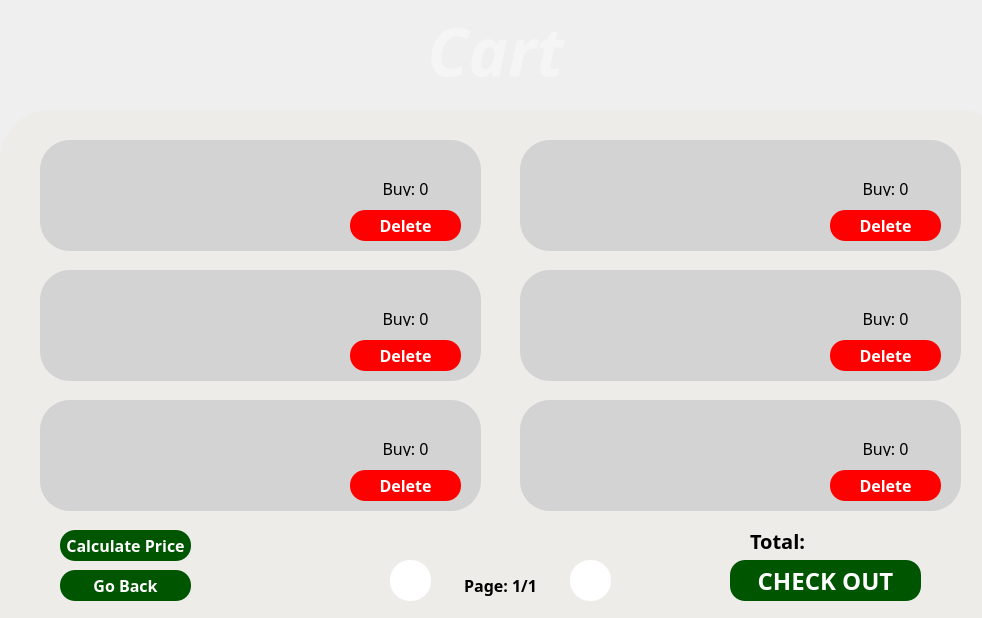
<?xml version="1.0" encoding="UTF-8"?>
<ui version="4.0">
 <class>MainWindow</class>
 <widget class="QMainWindow" name="MainWindow">
  <property name="geometry">
   <rect>
    <x>0</x>
    <y>0</y>
    <width>982</width>
    <height>618</height>
   </rect>
  </property>
  <property name="windowTitle">
   <string>MainWindow</string>
  </property>
  <widget class="QWidget" name="centralwidget">
   <widget class="QPushButton" name="pushButton_2">
    <property name="geometry">
     <rect>
      <x>730</x>
      <y>560</y>
      <width>191</width>
      <height>41</height>
     </rect>
    </property>
    <property name="font">
     <font>
      <family>Sitka</family>
      <pointsize>18</pointsize>
      <italic>false</italic>
      <bold>true</bold>
     </font>
    </property>
    <property name="styleSheet">
     <string notr="true">QPushButton {
	font: 700 18pt &quot;Sitka&quot;;
	color: white;
	background-color: rgb(0, 85, 0);
	border-radius: 15px;
}

QPushButton:hover {
	color: #64AB25;
	background: #333;
	border-radius: 15px;
}</string>
    </property>
    <property name="text">
     <string>CHECK OUT</string>
    </property>
   </widget>
   <widget class="QFrame" name="ProductFrame1">
    <property name="geometry">
     <rect>
      <x>40</x>
      <y>140</y>
      <width>441</width>
      <height>111</height>
     </rect>
    </property>
    <property name="styleSheet">
     <string notr="true">QFrame {
	background: lightgray;
	border-radius: 30px;
}</string>
    </property>
    <property name="frameShape">
     <enum>QFrame::StyledPanel</enum>
    </property>
    <property name="frameShadow">
     <enum>QFrame::Raised</enum>
    </property>
    <widget class="QPushButton" name="DeleteButton1">
     <property name="geometry">
      <rect>
       <x>310</x>
       <y>70</y>
       <width>111</width>
       <height>31</height>
      </rect>
     </property>
     <property name="font">
      <font>
       <family>Sitka</family>
       <pointsize>12</pointsize>
       <italic>false</italic>
       <bold>true</bold>
       <stylestrategy>PreferDefault</stylestrategy>
       <kerning>true</kerning>
      </font>
     </property>
     <property name="styleSheet">
      <string notr="true">QPushButton {
	color: white;
	background: red;
	border-radius: 15px;
}

QPushButton:hover {
	color: darkred;
	background: white;
	border-radius: 15px;
}


</string>
     </property>
     <property name="text">
      <string>Delete</string>
     </property>
    </widget>
    <widget class="QLabel" name="CartProductAmount1">
     <property name="geometry">
      <rect>
       <x>310</x>
       <y>40</y>
       <width>111</width>
       <height>16</height>
      </rect>
     </property>
     <property name="font">
      <font>
       <family>Franklin Gothic Medium Cond</family>
       <pointsize>12</pointsize>
      </font>
     </property>
     <property name="text">
      <string>Buy: 0</string>
     </property>
     <property name="alignment">
      <set>Qt::AlignCenter</set>
     </property>
    </widget>
    <widget class="QLabel" name="CartProductLabel1">
     <property name="geometry">
      <rect>
       <x>170</x>
       <y>30</y>
       <width>121</width>
       <height>16</height>
      </rect>
     </property>
     <property name="font">
      <font>
       <family>Franklin Gothic Medium Cond</family>
       <pointsize>12</pointsize>
      </font>
     </property>
     <property name="text">
      <string/>
     </property>
    </widget>
    <widget class="QLabel" name="CartProductPicture1">
     <property name="geometry">
      <rect>
       <x>20</x>
       <y>10</y>
       <width>131</width>
       <height>91</height>
      </rect>
     </property>
     <property name="styleSheet">
      <string notr="true">QLabel {
	image: url(:/)
}</string>
     </property>
     <property name="text">
      <string/>
     </property>
    </widget>
    <widget class="QLabel" name="CartProductPrice1">
     <property name="geometry">
      <rect>
       <x>170</x>
       <y>80</y>
       <width>121</width>
       <height>16</height>
      </rect>
     </property>
     <property name="font">
      <font>
       <family>Franklin Gothic Medium Cond</family>
       <pointsize>12</pointsize>
      </font>
     </property>
     <property name="text">
      <string/>
     </property>
    </widget>
   </widget>
   <widget class="QPushButton" name="BackButton">
    <property name="geometry">
     <rect>
      <x>60</x>
      <y>570</y>
      <width>131</width>
      <height>31</height>
     </rect>
    </property>
    <property name="font">
     <font>
      <family>Sitka</family>
      <pointsize>12</pointsize>
      <italic>false</italic>
      <bold>true</bold>
      <stylestrategy>PreferDefault</stylestrategy>
      <kerning>true</kerning>
     </font>
    </property>
    <property name="styleSheet">
     <string notr="true">QPushButton {
font: 700 12pt &quot;Sitka&quot;;
	color: white;
	background-color: rgb(0, 85, 0);
	border-radius: 15px;
}

QPushButton:hover {
	color: #64AB25;
	background: #333;
	border-radius: 15px;
}


</string>
    </property>
    <property name="text">
     <string>Go Back</string>
    </property>
   </widget>
   <widget class="QPushButton" name="ReloadButton">
    <property name="geometry">
     <rect>
      <x>60</x>
      <y>530</y>
      <width>131</width>
      <height>31</height>
     </rect>
    </property>
    <property name="font">
     <font>
      <family>Sitka</family>
      <pointsize>12</pointsize>
      <italic>false</italic>
      <bold>true</bold>
      <stylestrategy>PreferDefault</stylestrategy>
      <kerning>true</kerning>
     </font>
    </property>
    <property name="styleSheet">
     <string notr="true">QPushButton {
font: 700 12pt &quot;Sitka&quot;;
color: white;
	background-color: rgb(0, 85, 0);
	border-radius: 15px;
}

QPushButton:hover {
	color: gray;
	background: lightblue;
	border-radius: 15px;
}


</string>
    </property>
    <property name="text">
     <string>Calculate Price</string>
    </property>
   </widget>
   <widget class="QFrame" name="ProductFrame2">
    <property name="geometry">
     <rect>
      <x>520</x>
      <y>140</y>
      <width>441</width>
      <height>111</height>
     </rect>
    </property>
    <property name="styleSheet">
     <string notr="true">QFrame {
	background: lightgray;
	border-radius: 30px;
}</string>
    </property>
    <property name="frameShape">
     <enum>QFrame::StyledPanel</enum>
    </property>
    <property name="frameShadow">
     <enum>QFrame::Raised</enum>
    </property>
    <widget class="QPushButton" name="DeleteButton2">
     <property name="geometry">
      <rect>
       <x>310</x>
       <y>70</y>
       <width>111</width>
       <height>31</height>
      </rect>
     </property>
     <property name="font">
      <font>
       <family>Sitka</family>
       <pointsize>12</pointsize>
       <italic>false</italic>
       <bold>true</bold>
       <stylestrategy>PreferDefault</stylestrategy>
       <kerning>true</kerning>
      </font>
     </property>
     <property name="styleSheet">
      <string notr="true">QPushButton {
	color: white;
	background: red;
	border-radius: 15px;
}

QPushButton:hover {
	color: darkred;
	background: white;
	border-radius: 15px;
}


</string>
     </property>
     <property name="text">
      <string>Delete</string>
     </property>
    </widget>
    <widget class="QLabel" name="CartProductAmount2">
     <property name="geometry">
      <rect>
       <x>310</x>
       <y>40</y>
       <width>111</width>
       <height>16</height>
      </rect>
     </property>
     <property name="font">
      <font>
       <family>Franklin Gothic Medium Cond</family>
       <pointsize>12</pointsize>
      </font>
     </property>
     <property name="text">
      <string>Buy: 0</string>
     </property>
     <property name="alignment">
      <set>Qt::AlignCenter</set>
     </property>
    </widget>
    <widget class="QLabel" name="CartProductLabel2">
     <property name="geometry">
      <rect>
       <x>170</x>
       <y>30</y>
       <width>121</width>
       <height>16</height>
      </rect>
     </property>
     <property name="font">
      <font>
       <family>Franklin Gothic Medium Cond</family>
       <pointsize>12</pointsize>
      </font>
     </property>
     <property name="text">
      <string/>
     </property>
    </widget>
    <widget class="QLabel" name="CartProductPicture2">
     <property name="geometry">
      <rect>
       <x>20</x>
       <y>10</y>
       <width>131</width>
       <height>91</height>
      </rect>
     </property>
     <property name="styleSheet">
      <string notr="true">QLabel {
	image: url(:/)
}</string>
     </property>
     <property name="text">
      <string/>
     </property>
    </widget>
    <widget class="QLabel" name="CartProductPrice2">
     <property name="geometry">
      <rect>
       <x>170</x>
       <y>80</y>
       <width>121</width>
       <height>16</height>
      </rect>
     </property>
     <property name="font">
      <font>
       <family>Franklin Gothic Medium Cond</family>
       <pointsize>12</pointsize>
      </font>
     </property>
     <property name="text">
      <string/>
     </property>
    </widget>
   </widget>
   <widget class="QFrame" name="ProductFrame3">
    <property name="geometry">
     <rect>
      <x>40</x>
      <y>270</y>
      <width>441</width>
      <height>111</height>
     </rect>
    </property>
    <property name="styleSheet">
     <string notr="true">QFrame {
	background: lightgray;
	border-radius: 30px;
}</string>
    </property>
    <property name="frameShape">
     <enum>QFrame::StyledPanel</enum>
    </property>
    <property name="frameShadow">
     <enum>QFrame::Raised</enum>
    </property>
    <widget class="QPushButton" name="DeleteButton3">
     <property name="geometry">
      <rect>
       <x>310</x>
       <y>70</y>
       <width>111</width>
       <height>31</height>
      </rect>
     </property>
     <property name="font">
      <font>
       <family>Sitka</family>
       <pointsize>12</pointsize>
       <italic>false</italic>
       <bold>true</bold>
       <stylestrategy>PreferDefault</stylestrategy>
       <kerning>true</kerning>
      </font>
     </property>
     <property name="styleSheet">
      <string notr="true">QPushButton {
	color: white;
	background: red;
	border-radius: 15px;
}

QPushButton:hover {
	color: darkred;
	background: white;
	border-radius: 15px;
}


</string>
     </property>
     <property name="text">
      <string>Delete</string>
     </property>
    </widget>
    <widget class="QLabel" name="CartProductAmount3">
     <property name="geometry">
      <rect>
       <x>310</x>
       <y>40</y>
       <width>111</width>
       <height>16</height>
      </rect>
     </property>
     <property name="font">
      <font>
       <family>Franklin Gothic Medium Cond</family>
       <pointsize>12</pointsize>
      </font>
     </property>
     <property name="text">
      <string>Buy: 0</string>
     </property>
     <property name="alignment">
      <set>Qt::AlignCenter</set>
     </property>
    </widget>
    <widget class="QLabel" name="CartProductLabel3">
     <property name="geometry">
      <rect>
       <x>170</x>
       <y>30</y>
       <width>121</width>
       <height>16</height>
      </rect>
     </property>
     <property name="font">
      <font>
       <family>Franklin Gothic Medium Cond</family>
       <pointsize>12</pointsize>
      </font>
     </property>
     <property name="text">
      <string/>
     </property>
    </widget>
    <widget class="QLabel" name="CartProductPicture3">
     <property name="geometry">
      <rect>
       <x>20</x>
       <y>10</y>
       <width>131</width>
       <height>91</height>
      </rect>
     </property>
     <property name="styleSheet">
      <string notr="true">QLabel {
	image: url(:/)
}</string>
     </property>
     <property name="text">
      <string/>
     </property>
    </widget>
    <widget class="QLabel" name="CartProductPrice3">
     <property name="geometry">
      <rect>
       <x>170</x>
       <y>80</y>
       <width>121</width>
       <height>16</height>
      </rect>
     </property>
     <property name="font">
      <font>
       <family>Franklin Gothic Medium Cond</family>
       <pointsize>12</pointsize>
      </font>
     </property>
     <property name="text">
      <string/>
     </property>
    </widget>
   </widget>
   <widget class="QFrame" name="ProductFrame5">
    <property name="geometry">
     <rect>
      <x>40</x>
      <y>400</y>
      <width>441</width>
      <height>111</height>
     </rect>
    </property>
    <property name="styleSheet">
     <string notr="true">QFrame {
	background: lightgray;
	border-radius: 30px;
}</string>
    </property>
    <property name="frameShape">
     <enum>QFrame::StyledPanel</enum>
    </property>
    <property name="frameShadow">
     <enum>QFrame::Raised</enum>
    </property>
    <widget class="QPushButton" name="DeleteButton5">
     <property name="geometry">
      <rect>
       <x>310</x>
       <y>70</y>
       <width>111</width>
       <height>31</height>
      </rect>
     </property>
     <property name="font">
      <font>
       <family>Sitka</family>
       <pointsize>12</pointsize>
       <italic>false</italic>
       <bold>true</bold>
       <stylestrategy>PreferDefault</stylestrategy>
       <kerning>true</kerning>
      </font>
     </property>
     <property name="styleSheet">
      <string notr="true">QPushButton {
	color: white;
	background: red;
	border-radius: 15px;
}

QPushButton:hover {
	color: darkred;
	background: white;
	border-radius: 15px;
}


</string>
     </property>
     <property name="text">
      <string>Delete</string>
     </property>
    </widget>
    <widget class="QLabel" name="CartProductAmount5">
     <property name="geometry">
      <rect>
       <x>310</x>
       <y>40</y>
       <width>111</width>
       <height>16</height>
      </rect>
     </property>
     <property name="font">
      <font>
       <family>Franklin Gothic Medium Cond</family>
       <pointsize>12</pointsize>
      </font>
     </property>
     <property name="text">
      <string>Buy: 0</string>
     </property>
     <property name="alignment">
      <set>Qt::AlignCenter</set>
     </property>
    </widget>
    <widget class="QLabel" name="CartProductLabel5">
     <property name="geometry">
      <rect>
       <x>170</x>
       <y>30</y>
       <width>121</width>
       <height>16</height>
      </rect>
     </property>
     <property name="font">
      <font>
       <family>Franklin Gothic Medium Cond</family>
       <pointsize>12</pointsize>
      </font>
     </property>
     <property name="text">
      <string/>
     </property>
    </widget>
    <widget class="QLabel" name="CartProductPicture5">
     <property name="geometry">
      <rect>
       <x>20</x>
       <y>10</y>
       <width>131</width>
       <height>91</height>
      </rect>
     </property>
     <property name="styleSheet">
      <string notr="true">QLabel {
	image: url(:/)
}</string>
     </property>
     <property name="text">
      <string/>
     </property>
    </widget>
    <widget class="QLabel" name="CartProductPrice5">
     <property name="geometry">
      <rect>
       <x>170</x>
       <y>80</y>
       <width>121</width>
       <height>16</height>
      </rect>
     </property>
     <property name="font">
      <font>
       <family>Franklin Gothic Medium Cond</family>
       <pointsize>12</pointsize>
      </font>
     </property>
     <property name="text">
      <string/>
     </property>
    </widget>
   </widget>
   <widget class="QFrame" name="ProductFrame4">
    <property name="geometry">
     <rect>
      <x>520</x>
      <y>270</y>
      <width>441</width>
      <height>111</height>
     </rect>
    </property>
    <property name="styleSheet">
     <string notr="true">QFrame {
	background: lightgray;
	border-radius: 30px;
}</string>
    </property>
    <property name="frameShape">
     <enum>QFrame::StyledPanel</enum>
    </property>
    <property name="frameShadow">
     <enum>QFrame::Raised</enum>
    </property>
    <widget class="QPushButton" name="DeleteButton4">
     <property name="geometry">
      <rect>
       <x>310</x>
       <y>70</y>
       <width>111</width>
       <height>31</height>
      </rect>
     </property>
     <property name="font">
      <font>
       <family>Sitka</family>
       <pointsize>12</pointsize>
       <italic>false</italic>
       <bold>true</bold>
       <stylestrategy>PreferDefault</stylestrategy>
       <kerning>true</kerning>
      </font>
     </property>
     <property name="styleSheet">
      <string notr="true">QPushButton {
	color: white;
	background: red;
	border-radius: 15px;
}

QPushButton:hover {
	color: darkred;
	background: white;
	border-radius: 15px;
}


</string>
     </property>
     <property name="text">
      <string>Delete</string>
     </property>
    </widget>
    <widget class="QLabel" name="CartProductAmount4">
     <property name="geometry">
      <rect>
       <x>310</x>
       <y>40</y>
       <width>111</width>
       <height>16</height>
      </rect>
     </property>
     <property name="font">
      <font>
       <family>Franklin Gothic Medium Cond</family>
       <pointsize>12</pointsize>
      </font>
     </property>
     <property name="text">
      <string>Buy: 0</string>
     </property>
     <property name="alignment">
      <set>Qt::AlignCenter</set>
     </property>
    </widget>
    <widget class="QLabel" name="CartProductLabel4">
     <property name="geometry">
      <rect>
       <x>170</x>
       <y>30</y>
       <width>121</width>
       <height>16</height>
      </rect>
     </property>
     <property name="font">
      <font>
       <family>Franklin Gothic Medium Cond</family>
       <pointsize>12</pointsize>
      </font>
     </property>
     <property name="text">
      <string/>
     </property>
    </widget>
    <widget class="QLabel" name="CartProductPicture4">
     <property name="geometry">
      <rect>
       <x>20</x>
       <y>10</y>
       <width>131</width>
       <height>91</height>
      </rect>
     </property>
     <property name="styleSheet">
      <string notr="true">QLabel {
	image: url(:/)
}</string>
     </property>
     <property name="text">
      <string/>
     </property>
    </widget>
    <widget class="QLabel" name="CartProductPrice4">
     <property name="geometry">
      <rect>
       <x>170</x>
       <y>80</y>
       <width>121</width>
       <height>16</height>
      </rect>
     </property>
     <property name="font">
      <font>
       <family>Franklin Gothic Medium Cond</family>
       <pointsize>12</pointsize>
      </font>
     </property>
     <property name="text">
      <string/>
     </property>
    </widget>
   </widget>
   <widget class="QFrame" name="ProductFrame6">
    <property name="geometry">
     <rect>
      <x>520</x>
      <y>400</y>
      <width>441</width>
      <height>111</height>
     </rect>
    </property>
    <property name="styleSheet">
     <string notr="true">QFrame {
	background: lightgray;
	border-radius: 30px;
}</string>
    </property>
    <property name="frameShape">
     <enum>QFrame::StyledPanel</enum>
    </property>
    <property name="frameShadow">
     <enum>QFrame::Raised</enum>
    </property>
    <widget class="QPushButton" name="DeleteButton6">
     <property name="geometry">
      <rect>
       <x>310</x>
       <y>70</y>
       <width>111</width>
       <height>31</height>
      </rect>
     </property>
     <property name="font">
      <font>
       <family>Sitka</family>
       <pointsize>12</pointsize>
       <italic>false</italic>
       <bold>true</bold>
       <stylestrategy>PreferDefault</stylestrategy>
       <kerning>true</kerning>
      </font>
     </property>
     <property name="styleSheet">
      <string notr="true">QPushButton {
	color: white;
	background: red;
	border-radius: 15px;
}

QPushButton:hover {
	color: darkred;
	background: white;
	border-radius: 15px;
}


</string>
     </property>
     <property name="text">
      <string>Delete</string>
     </property>
    </widget>
    <widget class="QLabel" name="CartProductAmount6">
     <property name="geometry">
      <rect>
       <x>310</x>
       <y>40</y>
       <width>111</width>
       <height>16</height>
      </rect>
     </property>
     <property name="font">
      <font>
       <family>Franklin Gothic Medium Cond</family>
       <pointsize>12</pointsize>
      </font>
     </property>
     <property name="text">
      <string>Buy: 0</string>
     </property>
     <property name="alignment">
      <set>Qt::AlignCenter</set>
     </property>
    </widget>
    <widget class="QLabel" name="CartProductLabel6">
     <property name="geometry">
      <rect>
       <x>170</x>
       <y>30</y>
       <width>121</width>
       <height>16</height>
      </rect>
     </property>
     <property name="font">
      <font>
       <family>Franklin Gothic Medium Cond</family>
       <pointsize>12</pointsize>
      </font>
     </property>
     <property name="text">
      <string/>
     </property>
    </widget>
    <widget class="QLabel" name="CartProductPicture6">
     <property name="geometry">
      <rect>
       <x>20</x>
       <y>10</y>
       <width>131</width>
       <height>91</height>
      </rect>
     </property>
     <property name="styleSheet">
      <string notr="true">QLabel {
	image: url(:/)
}</string>
     </property>
     <property name="text">
      <string/>
     </property>
    </widget>
    <widget class="QLabel" name="CartProductPrice6">
     <property name="geometry">
      <rect>
       <x>170</x>
       <y>80</y>
       <width>121</width>
       <height>16</height>
      </rect>
     </property>
     <property name="font">
      <font>
       <family>Franklin Gothic Medium Cond</family>
       <pointsize>12</pointsize>
      </font>
     </property>
     <property name="text">
      <string/>
     </property>
    </widget>
   </widget>
   <widget class="QPushButton" name="LeftButton">
    <property name="geometry">
     <rect>
      <x>390</x>
      <y>560</y>
      <width>41</width>
      <height>41</height>
     </rect>
    </property>
    <property name="font">
     <font>
      <family>Sitka</family>
      <pointsize>12</pointsize>
      <italic>false</italic>
      <bold>true</bold>
      <stylestrategy>PreferDefault</stylestrategy>
      <kerning>true</kerning>
     </font>
    </property>
    <property name="styleSheet">
     <string notr="true">QPushButton {
font: 700 12pt &quot;Sitka&quot;;
	background: white;
	border-radius: 20px;
	image: url(:/others/Arrow/leftArrow.png);
}

QPushButton:hover {
	background: lightgreen;
	border-radius: 20px;
}


</string>
    </property>
    <property name="text">
     <string/>
    </property>
   </widget>
   <widget class="QPushButton" name="RightButton">
    <property name="geometry">
     <rect>
      <x>570</x>
      <y>560</y>
      <width>41</width>
      <height>41</height>
     </rect>
    </property>
    <property name="font">
     <font>
      <family>Franklin Gothic Medium Cond</family>
      <pointsize>12</pointsize>
      <bold>false</bold>
      <stylestrategy>PreferDefault</stylestrategy>
      <kerning>true</kerning>
     </font>
    </property>
    <property name="styleSheet">
     <string notr="true">QPushButton {
	background: white;
	border-radius: 20px;
	image: url(:/others/Arrow/rightArrow.png);
}

QPushButton:hover {
	background: lightgreen;
	border-radius: 20px;
}


</string>
    </property>
    <property name="text">
     <string/>
    </property>
   </widget>
   <widget class="QLabel" name="TotalLabel">
    <property name="geometry">
     <rect>
      <x>750</x>
      <y>520</y>
      <width>121</width>
      <height>41</height>
     </rect>
    </property>
    <property name="font">
     <font>
      <family>Sitka</family>
      <pointsize>15</pointsize>
      <italic>false</italic>
      <bold>true</bold>
     </font>
    </property>
    <property name="styleSheet">
     <string notr="true">font: 700 15pt &quot;Sitka&quot;;</string>
    </property>
    <property name="text">
     <string>Total:</string>
    </property>
   </widget>
   <widget class="QLabel" name="PageLabel">
    <property name="geometry">
     <rect>
      <x>440</x>
      <y>570</y>
      <width>121</width>
      <height>31</height>
     </rect>
    </property>
    <property name="font">
     <font>
      <family>Sitka</family>
      <pointsize>12</pointsize>
      <italic>false</italic>
      <bold>true</bold>
     </font>
    </property>
    <property name="styleSheet">
     <string notr="true">font: 700 12pt &quot;Sitka&quot;;</string>
    </property>
    <property name="text">
     <string>Page: 1/1</string>
    </property>
    <property name="alignment">
     <set>Qt::AlignCenter</set>
    </property>
   </widget>
   <widget class="QLabel" name="label_2">
    <property name="geometry">
     <rect>
      <x>0</x>
      <y>0</y>
      <width>1131</width>
      <height>691</height>
     </rect>
    </property>
    <property name="styleSheet">
     <string notr="true">background-image: url(:/Bg/Background.jpg);</string>
    </property>
    <property name="text">
     <string/>
    </property>
    <property name="pixmap">
     <pixmap resource="qrc file/Bg.qrc">:/Bg/Background.jpg</pixmap>
    </property>
    <property name="scaledContents">
     <bool>true</bool>
    </property>
   </widget>
   <widget class="QGraphicsView" name="graphicsView">
    <property name="geometry">
     <rect>
      <x>0</x>
      <y>110</y>
      <width>1011</width>
      <height>731</height>
     </rect>
    </property>
    <property name="styleSheet">
     <string notr="true">QFrame {
	
	background-color: rgb(237, 236, 233);
	border-radius: 50px;
}</string>
    </property>
   </widget>
   <widget class="QLabel" name="Label">
    <property name="geometry">
     <rect>
      <x>70</x>
      <y>0</y>
      <width>851</width>
      <height>101</height>
     </rect>
    </property>
    <property name="font">
     <font>
      <family>Sitka</family>
      <pointsize>50</pointsize>
      <italic>true</italic>
      <bold>true</bold>
     </font>
    </property>
    <property name="styleSheet">
     <string notr="true">QLabel {
	color: rgb(245, 245, 245);
	background-color: rgba(255, 255, 255, 0);
}</string>
    </property>
    <property name="text">
     <string>Cart</string>
    </property>
    <property name="alignment">
     <set>Qt::AlignCenter</set>
    </property>
   </widget>
   <zorder>label_2</zorder>
   <zorder>graphicsView</zorder>
   <zorder>pushButton_2</zorder>
   <zorder>ProductFrame1</zorder>
   <zorder>BackButton</zorder>
   <zorder>ReloadButton</zorder>
   <zorder>ProductFrame2</zorder>
   <zorder>ProductFrame3</zorder>
   <zorder>ProductFrame5</zorder>
   <zorder>ProductFrame4</zorder>
   <zorder>ProductFrame6</zorder>
   <zorder>LeftButton</zorder>
   <zorder>RightButton</zorder>
   <zorder>TotalLabel</zorder>
   <zorder>PageLabel</zorder>
   <zorder>Label</zorder>
  </widget>
 </widget>
 <resources>
  <include location="qrc file/Bg.qrc"/>
  <include location="pic.qrc"/>
 </resources>
 <connections/>
</ui>
